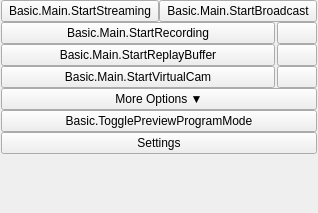
<?xml version='1.0' encoding='utf-8'?>
<ui version="4.0">
 <class>OBSBasicControls</class>
 <widget class="QWidget" name="OBSBasicControls">
  <property name="geometry">
   <rect>
    <x>0</x>
    <y>0</y>
    <width>318</width>
    <height>213</height>
   </rect>
  </property>
  <layout class="QVBoxLayout" name="verticalLayout_9">
   <property name="spacing">
    <number>0</number>
   </property>
   <property name="leftMargin">
    <number>1</number>
   </property>
   <property name="topMargin">
    <number>0</number>
   </property>
   <property name="rightMargin">
    <number>1</number>
   </property>
   <property name="bottomMargin">
    <number>1</number>
   </property>
   <item>
    <widget class="QFrame" name="controlsFrame">
     <layout class="QVBoxLayout" name="buttonsVLayout">
      <property name="spacing">
       <number>0</number>
      </property>
      <property name="leftMargin">
       <number>0</number>
      </property>
      <property name="topMargin">
       <number>0</number>
      </property>
      <property name="rightMargin">
       <number>0</number>
      </property>
      <property name="bottomMargin">
       <number>0</number>
      </property>
      <item>
       <layout class="QHBoxLayout" name="horizontalLayout_7">
        <item>
         <widget class="QPushButton" name="streamButton">
          <property name="enabled">
           <bool>true</bool>
          </property>
          <property name="sizePolicy">
           <sizepolicy hsizetype="Ignored" vsizetype="Fixed">
            <horstretch>0</horstretch>
            <verstretch>0</verstretch>
           </sizepolicy>
          </property>
          <property name="minimumSize">
           <size>
            <width>0</width>
            <height>0</height>
           </size>
          </property>
          <property name="text">
           <string>Basic.Main.StartStreaming</string>
          </property>
         <property name="maximumSize"><size><width>16777215</width><height>24</height></size></property></widget>
        </item>
        <item>
         <widget class="QPushButton" name="broadcastButton">
          <property name="enabled">
           <bool>true</bool>
          </property>
          <property name="sizePolicy">
           <sizepolicy hsizetype="Ignored" vsizetype="Fixed">
            <horstretch>0</horstretch>
            <verstretch>0</verstretch>
           </sizepolicy>
          </property>
          <property name="minimumSize">
           <size>
            <width>0</width>
            <height>0</height>
           </size>
          </property>
          <property name="text">
           <string>Basic.Main.StartBroadcast</string>
          </property>
         <property name="maximumSize"><size><width>16777215</width><height>24</height></size></property></widget>
        </item>
       </layout>
      </item>
      <item>
       <layout class="QHBoxLayout" name="recordingLayout">
        <property name="spacing">
         <number>2</number>
        </property>
        <property name="leftMargin">
         <number>0</number>
        </property>
        <property name="topMargin">
         <number>0</number>
        </property>
        <property name="rightMargin">
         <number>0</number>
        </property>
        <property name="bottomMargin">
         <number>0</number>
        </property>
        <item>
         <widget class="QPushButton" name="recordButton">
          <property name="enabled">
           <bool>true</bool>
          </property>
          <property name="sizePolicy">
           <sizepolicy hsizetype="MinimumExpanding" vsizetype="Fixed">
            <horstretch>0</horstretch>
            <verstretch>0</verstretch>
           </sizepolicy>
          </property>
          <property name="minimumSize">
           <size>
            <width>0</width>
            <height>0</height>
           </size>
          </property>
          <property name="text">
           <string>Basic.Main.StartRecording</string>
          </property>
         <property name="maximumSize"><size><width>16777215</width><height>24</height></size></property></widget>
        </item>
        <item>
         <widget class="QPushButton" name="pauseRecordButton">
          <property name="enabled">
           <bool>true</bool>
          </property>
          <property name="minimumSize">
           <size>
            <width>0</width>
            <height>0</height>
           </size>
          </property>
          <property name="toolTip">
           <string>Basic.Main.PauseRecording</string>
          </property>
          <property name="accessibleName">
           <string>Basic.Main.PauseRecording</string>
          </property>
          <property name="icon">
           <iconset resource="obs.qrc">
            <normaloff>:/res/images/media-pause.svg</normaloff>:/res/images/media-pause.svg</iconset>
          </property>
          <property name="class" stdset="0">
           <string>icon-media-pause</string>
          </property>
         <property name="maximumSize"><size><width>16777215</width><height>24</height></size></property></widget>
        </item>
       </layout>
      </item>
      <item>
       <layout class="QHBoxLayout" name="replayBufferLayout">
        <property name="spacing">
         <number>2</number>
        </property>
        <property name="leftMargin">
         <number>0</number>
        </property>
        <property name="topMargin">
         <number>0</number>
        </property>
        <property name="rightMargin">
         <number>0</number>
        </property>
        <property name="bottomMargin">
         <number>0</number>
        </property>
        <item>
         <widget class="QPushButton" name="replayBufferButton">
          <property name="enabled">
           <bool>true</bool>
          </property>
          <property name="sizePolicy">
           <sizepolicy hsizetype="MinimumExpanding" vsizetype="Fixed">
            <horstretch>0</horstretch>
            <verstretch>0</verstretch>
           </sizepolicy>
          </property>
          <property name="minimumSize">
           <size>
            <width>0</width>
            <height>0</height>
           </size>
          </property>
          <property name="text">
           <string>Basic.Main.StartReplayBuffer</string>
          </property>
         <property name="maximumSize"><size><width>16777215</width><height>24</height></size></property></widget>
        </item>
        <item>
         <widget class="QPushButton" name="saveReplayButton">
          <property name="enabled">
           <bool>true</bool>
          </property>
          <property name="minimumSize">
           <size>
            <width>0</width>
            <height>0</height>
           </size>
          </property>
          <property name="toolTip">
           <string>Basic.Main.SaveReplay</string>
          </property>
          <property name="accessibleName">
           <string>Basic.Main.SaveReplay</string>
          </property>
          <property name="icon">
           <iconset resource="obs.qrc">
            <normaloff>:/res/images/save.svg</normaloff>:/res/images/save.svg</iconset>
          </property>
          <property name="class" stdset="0">
           <string>icon-save</string>
          </property>
         <property name="maximumSize"><size><width>16777215</width><height>24</height></size></property></widget>
        </item>
       </layout>
      </item>
      <item>
       <layout class="QHBoxLayout" name="virtualCamLayout">
        <property name="spacing">
         <number>2</number>
        </property>
        <property name="leftMargin">
         <number>0</number>
        </property>
        <property name="topMargin">
         <number>0</number>
        </property>
        <property name="rightMargin">
         <number>0</number>
        </property>
        <property name="bottomMargin">
         <number>0</number>
        </property>
        <item>
         <widget class="QPushButton" name="virtualCamButton">
          <property name="enabled">
           <bool>true</bool>
          </property>
          <property name="sizePolicy">
           <sizepolicy hsizetype="MinimumExpanding" vsizetype="Fixed">
            <horstretch>0</horstretch>
            <verstretch>0</verstretch>
           </sizepolicy>
          </property>
          <property name="minimumSize">
           <size>
            <width>0</width>
            <height>0</height>
           </size>
          </property>
          <property name="text">
           <string>Basic.Main.StartVirtualCam</string>
          </property>
         <property name="maximumSize"><size><width>16777215</width><height>24</height></size></property></widget>
        </item>
        <item>
         <widget class="QPushButton" name="virtualCamConfigButton">
          <property name="enabled">
           <bool>true</bool>
          </property>
          <property name="minimumSize">
           <size>
            <width>0</width>
            <height>0</height>
           </size>
          </property>
          <property name="toolTip">
           <string>Basic.Main.VirtualCamConfig</string>
          </property>
          <property name="accessibleName">
           <string>Basic.Main.VirtualCamConfig</string>
          </property>
          <property name="icon">
           <iconset resource="obs.qrc">
            <normaloff>:/settings/images/settings/general.svg</normaloff>:/settings/images/settings/general.svg</iconset>
          </property>
          <property name="class" stdset="0">
           <string>icon-gear</string>
          </property>
         <property name="maximumSize"><size><width>16777215</width><height>24</height></size></property></widget>
        </item>
       </layout>
      </item>
      <item>
       <widget class="QPushButton" name="moreOptionsButton">
        <property name="text">
         <string>More Options ▼</string>
        </property>
       <property name="maximumSize"><size><width>16777215</width><height>24</height></size></property></widget>
      </item>
      <item>
       <widget class="QPushButton" name="modeSwitch">
        <property name="sizePolicy">
         <sizepolicy hsizetype="Ignored" vsizetype="Fixed">
          <horstretch>0</horstretch>
          <verstretch>0</verstretch>
         </sizepolicy>
        </property>
        <property name="minimumSize">
         <size>
          <width>0</width>
          <height>0</height>
         </size>
        </property>
        <property name="text">
         <string>Basic.TogglePreviewProgramMode</string>
        </property>
       <property name="maximumSize"><size><width>16777215</width><height>24</height></size></property></widget>
      </item>
      <item>
       <widget class="QPushButton" name="settingsButton">
        <property name="sizePolicy">
         <sizepolicy hsizetype="Ignored" vsizetype="Fixed">
          <horstretch>0</horstretch>
          <verstretch>0</verstretch>
         </sizepolicy>
        </property>
        <property name="minimumSize">
         <size>
          <width>0</width>
          <height>0</height>
         </size>
        </property>
        <property name="text">
         <string>Settings</string>
        </property>
       <property name="maximumSize"><size><width>16777215</width><height>24</height></size></property></widget>
      </item>
      <item>
       <spacer name="expVSpacer">
        <property name="orientation">
         <enum>Qt::Vertical</enum>
        </property>
        <property name="sizeHint" stdset="0">
         <size>
          <width>0</width>
          <height>0</height>
         </size>
        </property>
       </spacer>
      </item>
     </layout>
    </widget>
   </item>
  </layout>
 </widget>
 <resources>
  <include location="obs.qrc" />
 </resources>
 <connections />
</ui>
